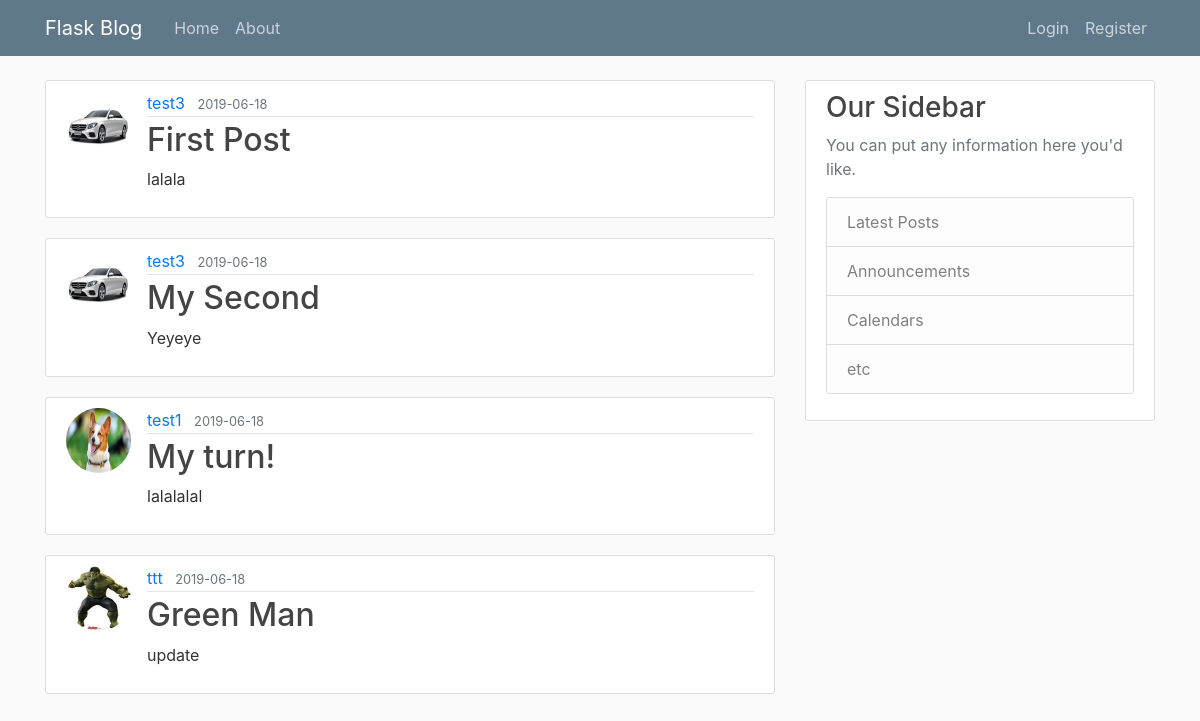
Page /home on the earlier database version.
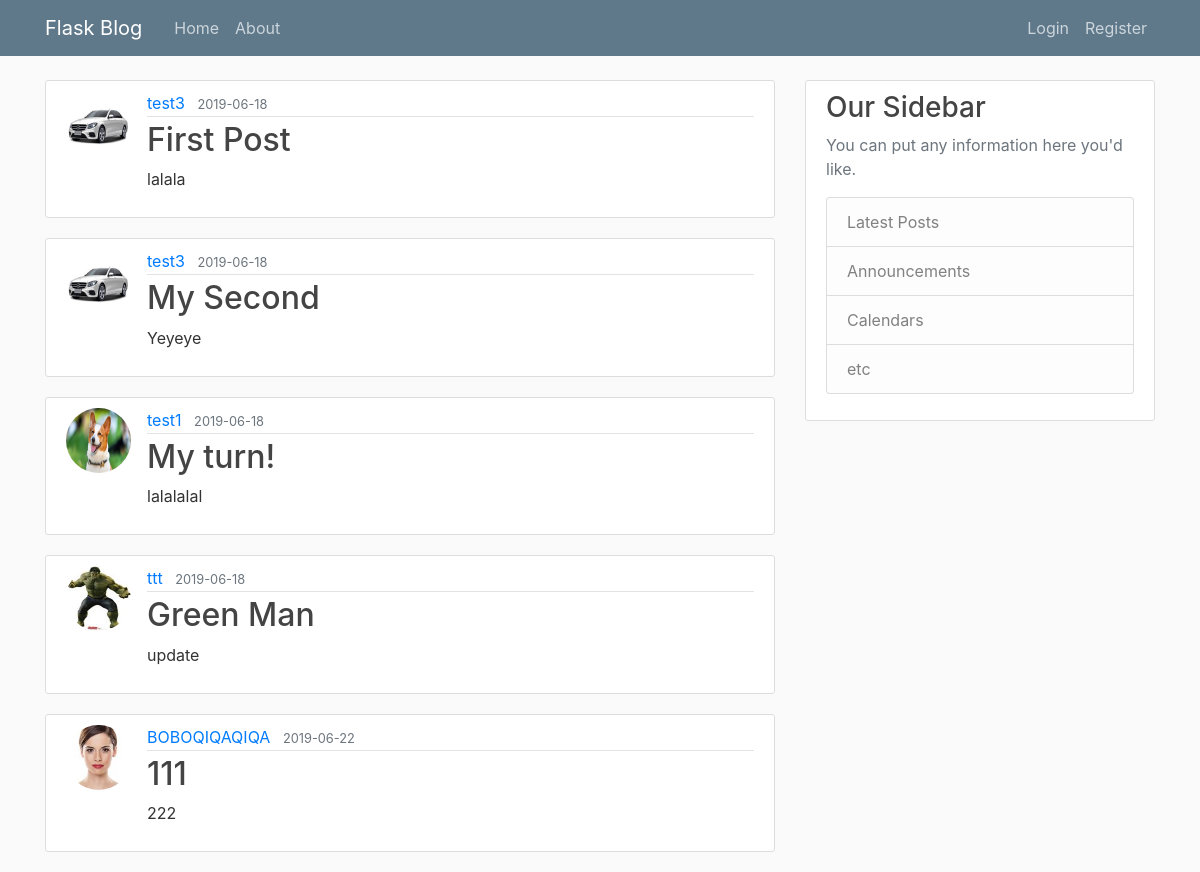
Same page on the later database version.
### flaskblog/models.py (models this page shows, shortened)
class Post(db.Model):
    id = db.Column(db.Integer, primary_key=True)
    title = db.Column(db.String(100), nullable=False)
    date_posted = db.Column(db.DateTime, nullable=False, default=datetime.utcnow)
    content = db.Column(db.Text, nullable=False)
    user_id = db.Column(db.Integer, db.ForeignKey('user.id'), nullable=False)

class User(db.Model, UserMixin):
    id = db.Column(db.Integer, primary_key=True)
    username = db.Column(db.String(20), unique=True, nullable=False)
    email = db.Column(db.String(120), unique=True, nullable=False)
    image_file = db.Column(db.String(20), nullable=False, default='default.jpg')
    password = db.Column(db.String(60), nullable=False)
    posts = db.relationship('Post', backref='author', lazy=True)

### flaskblog/routes.py (the view)
@app.route("/")
@app.route("/home")
def home():
    posts = Post.query.all()
    return render_template('home.html', posts=posts)

### flaskblog/templates/home.html
{% extends "layout.html" %}
{% block content %}
    {% for post in posts %}
        <article class="media content-section">
          <img class="rounded-circle article-img" src="{{ url_for('static', filename='profile_img/' + post.author.image_file) }}">
          <div class="media-body">
            <div class="article-metadata">
              <a class="mr-2" href="#">{{ post.author.username }}</a>
              <small class="text-muted">{{ post.date_posted.strftime('%Y-%m-%d') }}</small>
            </div>
            <h2><a class="article-title" href="{{ url_for('post', post_id=post.id) }}">{{ post.title }}</a></h2>
            <p class="article-content">{{ post.content }}</p>
          </div>
        </article>
    {% endfor %}
{% endblock content %}

### flaskblog/templates/layout.html (shortened to what this page needs)
<!DOCTYPE html>
<html lang="en">
<head>
    <link rel="stylesheet" href="https://stackpath.bootstrapcdn.com/bootstrap/4.3.1/css/bootstrap.min.css">
    <link rel="stylesheet" type="text/css" href="{{ url_for('static', filename='main.css') }}">
</head>
<body>
    <header class="site-header">
        <nav class="navbar navbar-expand-md navbar-dark bg-steel fixed-top">
            <div class="container">
                <a class="navbar-brand mr-4" href="/">Flask Blog</a>
                <div class="collapse navbar-collapse" id="navbarToggle">
                    <div class="navbar-nav mr-auto">
                        <a class="nav-item nav-link" href="{{ url_for('home') }}">Home</a>
                        <a class="nav-item nav-link" href="{{ url_for('about') }}">About</a>
                    </div>
                    <div class="navbar-nav">
                        {% if current_user.is_authenticated %}
                            <a class="nav-item nav-link" href="{{ url_for('new_post') }}">New Post</a>
                            <a class="nav-item nav-link" href="{{ url_for('account') }}">Account</a>
                            <a class="nav-item nav-link" href="{{ url_for('logout') }}">Logout</a>
                        {% else %}
                            <a class="nav-item nav-link" href="{{ url_for('login') }}">Login</a>
                            <a class="nav-item nav-link" href="{{ url_for('register') }}">Register</a>
                        {% endif %}
                    </div>
                </div>
            </div>
        </nav>
    </header>
    <main role="main" class="container">
        <div class="row">
            <div class="col-md-8">
                {% block content %}{% endblock %}
            </div>
            <div class="col-md-4">
                <div class="content-section">
                    <h3>Our Sidebar</h3>
                    <p class='text-muted'>You can put any information here you'd like.
                        <ul class="list-group">
                            <li class="list-group-item list-group-item-light">Latest Posts</li>
                            <li class="list-group-item list-group-item-light">Announcements</li>
                            <li class="list-group-item list-group-item-light">Calendars</li>
                            <li class="list-group-item list-group-item-light">etc</li>
                        </ul>
                    </p>
                </div>
            </div>
        </div>
    </main>
</body>
</html>

### flaskblog/static/main.css (style rules this page uses)
body { background: #fafafa; color: #333333; margin-top: 5rem; }
h1, h2, h3, h4, h5, h6 { color: #444444; }
.bg-steel { background-color: #5f788a; }
.site-header .navbar-nav .nav-link { color: #cbd5db; }
.content-section { background: #ffffff; padding: 10px 20px; border: 1px solid #dddddd; border-radius: 3px; margin-bottom: 20px; }
.article-title { color: #444444; }
.article-content { white-space: pre-line; }
.article-img { height: 65px; width: 65px; margin-right: 16px; }
.article-metadata { padding-bottom: 1px; margin-bottom: 4px; border-bottom: 1px solid #e3e3e3 }

Differences in the rows shown:
added Post: image_file (picture), author.username "BOBOQIQAQIQA", date_posted "2019-06-22", title "111", content "222"
